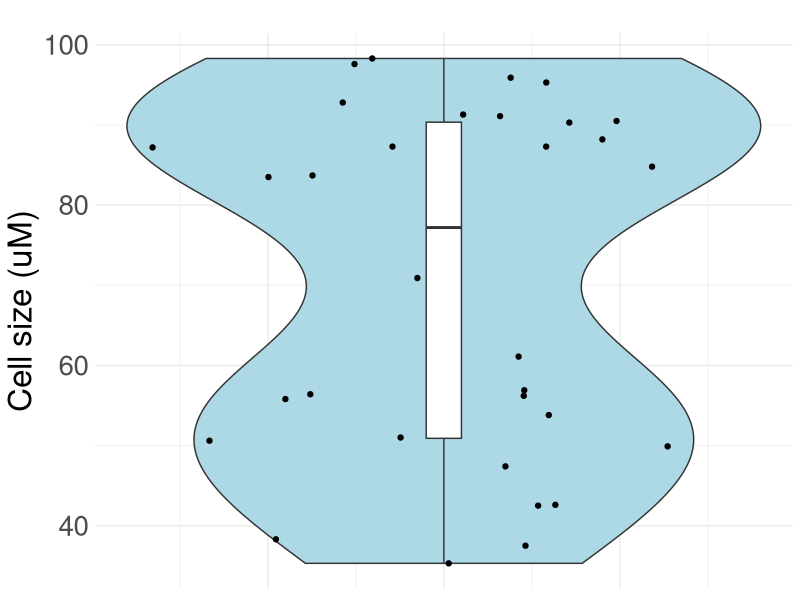

Here is the R script that generated this plot:
###############################################################################
# EXAMPLE 5: Bimodal data (cell sizes) with a single violin plot.
## From Tomek & Eisner: Basic Statistics for Life Scientists. https://github.com/jtmff/stats_BSfLS
###############################################################################
library(ggplot2) 
library(Cairo)
library(ggforce)
# Define data
data_cell_size = c(56.4, 35.3, 53.8, 61.1, 49.9, 47.4, 38.3, 55.8,
                   42.5, 42.6, 56.9, 70.9, 37.5, 50.6, 56.2, 51.0,
                   91.1, 90.3, 95.9, 87.3, 84.8, 87.2, 87.3, 97.6,
                   83.5, 91.3, 90.5, 92.8, 83.7, 98.3, 88.2, 95.3)

# Convert into data frame.
df_cell_size = data.frame(Value = unlist(data_cell_size), xGroup = 1)

# Create a violin plot
plt <- ggplot(df_cell_size, aes(x = xGroup, y = Value)) +
  geom_violin(fill = "lightblue") + 
  geom_boxplot(width = .05) + 
  geom_sina() + # like geom_jitter(), but restricts  points within the violin plot 
  labs(title="", y = "Cell size (uM)")+
  theme_minimal() +
  theme(
    legend.position = "none",
    axis.text.y = element_text(size = 20),
    axis.title.y = element_text(size = 24),
    axis.text.x = element_blank(),# Not showing the x-tick
    axis.title.x = element_blank() 
  )

CairoPNG(file = "violin.png", width = 600, height = 400)
print(plt)
dev.off()
